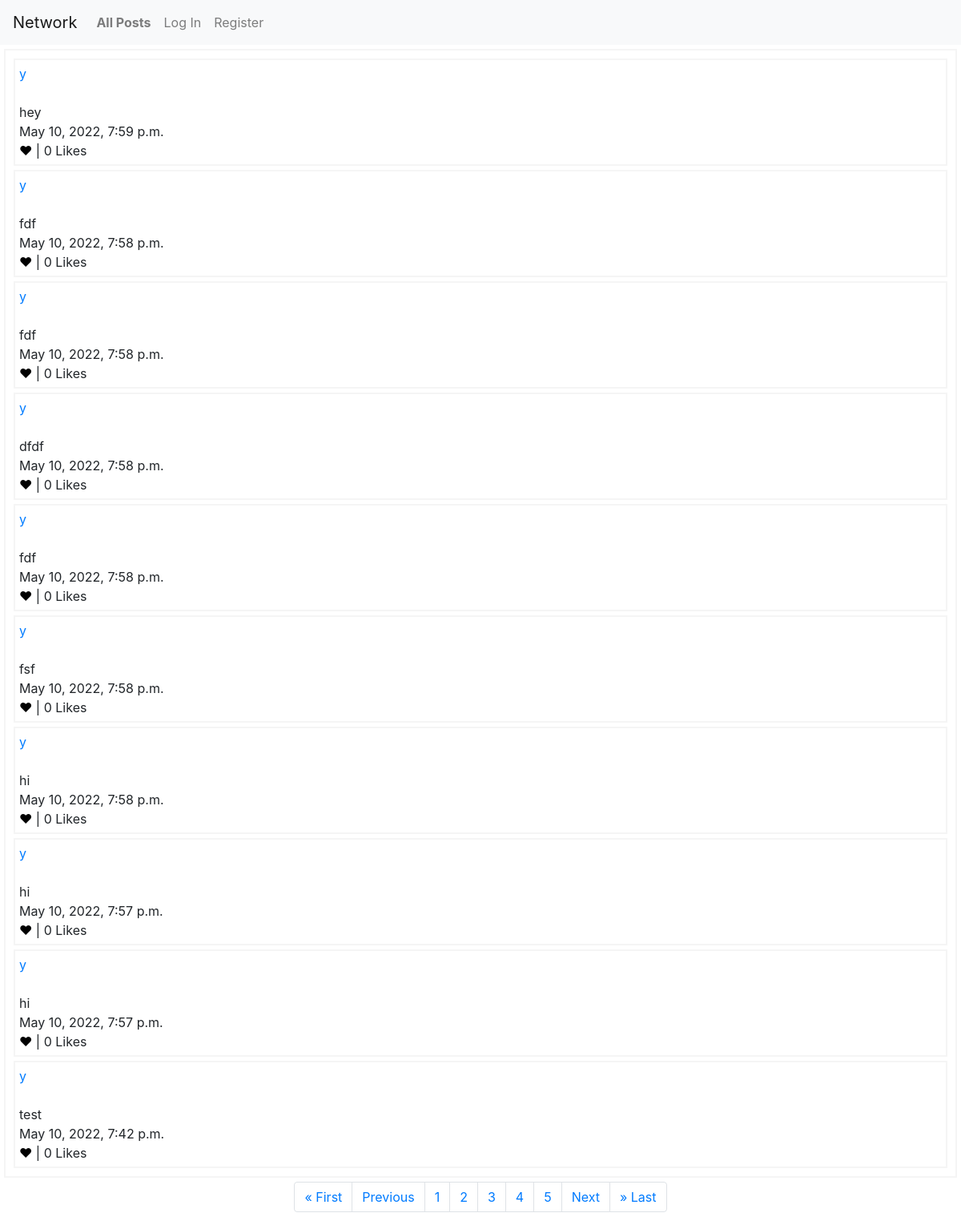
/?page=4, run on the app's committed database.
### network/models.py (models this page shows)
class Posts(models.Model):
    content = models.TextField(max_length=280)
    user = models.ForeignKey(
        "User", on_delete=models.CASCADE, related_name="Posts")
    timestamp = models.DateTimeField(auto_now_add=True)
    likes = models.IntegerField()

class User(AbstractUser):
    pass

### network/views.py (the view)
# urls.py: path("", views.index, name="index"),
def index(request):
    page = request.GET.get('page')
    all_posts = Posts.objects.order_by(
        '-timestamp')  # - indicates descending order
    pag_posts = Paginator(all_posts, 10)
    posts = pag_posts.get_page(page)
    if request.user.is_authenticated == False:
        likes = Likes.objects.filter(user=None)
    else:
        likes = Likes.objects.filter(user=request.user)
    user_likes = []
    for post in all_posts:
        for like in likes:
            if post.id == like.post.id:
                user_likes.append(post)
    return render(request, "network/index.html", {
        'posts': posts,
        'likes': likes,
        'user_likes': user_likes})

### network/templates/network/index.html (shortened to what this page needs)
{% extends "network/layout.html" %}
{% load static %}
{% block body %}
<div class='all-posts'>
    {% for post in posts%}
    <div class="all-posts" id="{{post.id}}">
        <a href="{% url 'user_details' post.user.id %}">{{post.user}}</a><br>
        <br>
        <span id="{{post.id}}-content">{{post.content}}</span> <br>
        {{post.timestamp}}<br>
        <div class='btn-liked-unliked'>
            {%if post in user_likes%}
            <span id="btn-liked-{{post}}" onclick="likeUnlike(this.id, {{post.id}})" style="color:red;">&hearts;</span>
            |
            {%else%}
            <span id="btn-unliked-{{post}}" onclick="likeUnlike(this.id, {{post.id}})"
                style="color:black;">&hearts;</span> |
            {%endif%}
            {%if post.likes == 1%}
            <span id="like-count-{{post.id}}"> {{post.likes}} Like </span>
            {%else%}
            <span id="like-count-{{post.id}}">{{post.likes}} Likes </span>
            {%endif%}
        </div>
    </div>
    {% endfor %}
</div>
<nav aria-label="..." class="all-posts-paginator">
    <ul class="pagination justify-content-center">
        {% if posts.has_previous %}
        <li class="page-item"><a class="page-link" href="?page=1">&laquo; First</a></li>
        <li class="page-item"><a class="page-link" href="?page={{posts.previous_page_number}}">Previous</a></li>
        {% endif %}
        {% for i in posts.paginator.page_range%}
        <li class="page-item"><a class="page-link" href="?page={{i}}">{{i}}</a></li>
        {%endfor%}
        {% if posts.has_next %}
        <li class="page-item"><a class="page-link" href="?page={{posts.next_page_number}}">Next</a></li>
        <li class="page-item"><a class="page-link" href="?page={{posts.paginator.num_pages}}">&raquo; Last</a></li>
        {% endif %}
    </ul>
</nav>
{% endblock %}

### network/static/network/styles.css (style rules this page uses)
.all-posts { border: 2px solid whitesmoke; padding: 5px; margin: 5px; display: block; }
.all-posts-paginator { display: block; }

### data on the page
Posts: user "y", content "hey", timestamp "May 10, 2022, 7:59 p.m.", likes "0"
Posts: user "y", content "fdf", timestamp "May 10, 2022, 7:58 p.m.", likes "0"
Posts: user "y", content "fdf", timestamp "May 10, 2022, 7:58 p.m.", likes "0"
Posts: user "y", content "dfdf", timestamp "May 10, 2022, 7:58 p.m.", likes "0"
Posts: user "y", content "fdf", timestamp "May 10, 2022, 7:58 p.m.", likes "0"
Posts: user "y", content "fsf", timestamp "May 10, 2022, 7:58 p.m.", likes "0"
Posts: user "y", content "hi", timestamp "May 10, 2022, 7:58 p.m.", likes "0"
Posts: user "y", content "hi", timestamp "May 10, 2022, 7:57 p.m.", likes "0"
Posts: user "y", content "hi", timestamp "May 10, 2022, 7:57 p.m.", likes "0"
Posts: user "y", content "test", timestamp "May 10, 2022, 7:42 p.m.", likes "0"

### other printed values
{{ i }} "1" "2" "3" "4" "5"
